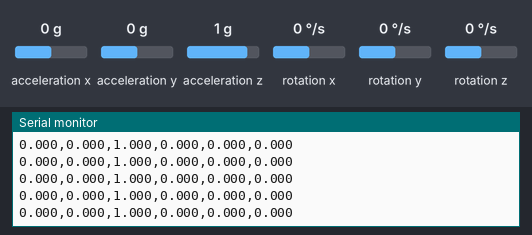
The sketch below on a simulated Arduino Nano 33 BLE. On the bench: the last lines printed to the serial monitor. The test bench sets the inputs (shaded band); at power-on: acceleration x 0 g, acceleration y 0 g, acceleration z 1 g, rotation x 0 °/s, rotation y 0 °/s, rotation z 0 °/s.

Above: at 1.2 s.
1.3 s: acceleration x set to -1.4 g
At 2.2 s:
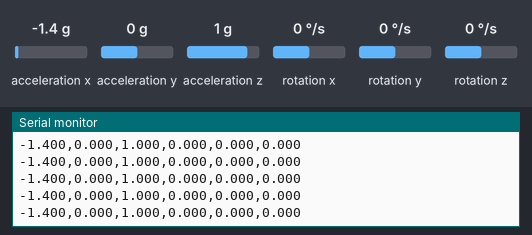
2.8 s: acceleration y set to -1.4 g
At 3.9 s:
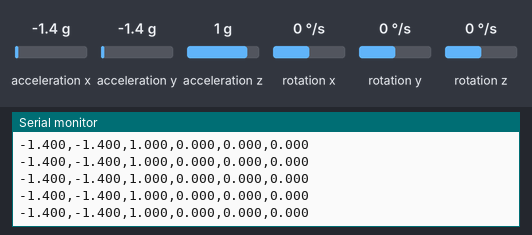
4.3 s: acceleration z set to -1.4 g
At 5.1 s:
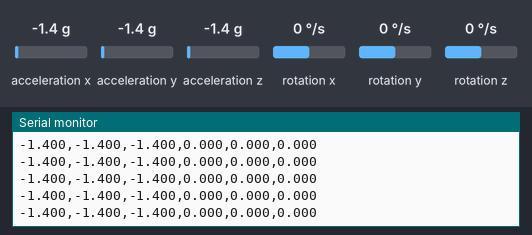
5.8 s: rotation x set to -192 °/s
At 6.5 s:
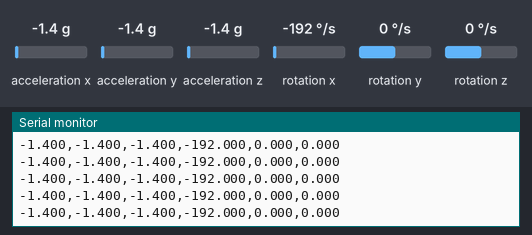

The sketch:

generate_data_to_train_vibration.ino
```cpp
#include <Arduino_LSM9DS1.h>

const float vibrationThreshold = 0.5;  // Seuil pour détecter une vibration

void setup() {
  Serial.begin(9600);
  while (!Serial);

  if (!IMU.begin()) {
    Serial.println("Échec de l'initialisation de l'IMU !");
    while (1);
  }

  Serial.println("aX,aY,aZ,gX,gY,gZ"); // En-tête CSV
}

void loop() {
  float aX, aY, aZ, gX, gY, gZ;

  // Détectons une vibration et commencons l'enregistrement
  if (IMU.accelerationAvailable()) {
    IMU.readAcceleration(aX, aY, aZ);

    float vibration = fabs(aX) + fabs(aY) + fabs(aZ);

    if (vibration >= vibrationThreshold) {
      if (IMU.gyroscopeAvailable()) {
        IMU.readGyroscope(gX, gY, gZ);

        // Envoyons les données en continu à Python
        Serial.print(aX, 3);
        Serial.print(',');
        Serial.print(aY, 3);
        Serial.print(',');
        Serial.print(aZ, 3);
        Serial.print(',');
        Serial.print(gX, 3);
        Serial.print(',');
        Serial.print(gY, 3);
        Serial.print(',');
        Serial.println(gZ, 3);
      }
    }
  }
}
```

Measured:
- after the input at 1.3 s, the serial monitor: prints a new line at once (image 1)
- after the input at 2.8 s, the serial monitor: prints a new line at once (image 2)
- after the input at 4.3 s, the serial monitor: prints a new line at once (image 3)
- after the input at 5.8 s, the serial monitor: prints a new line at once (image 4)
